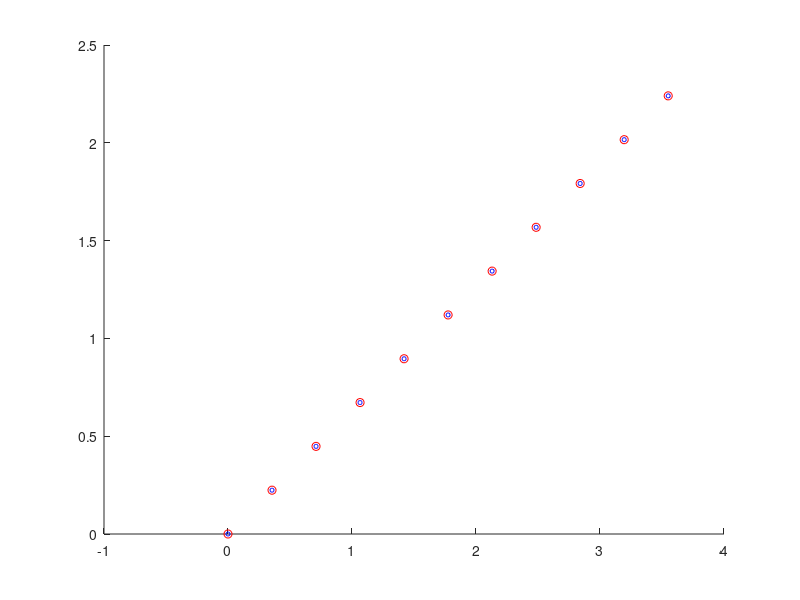
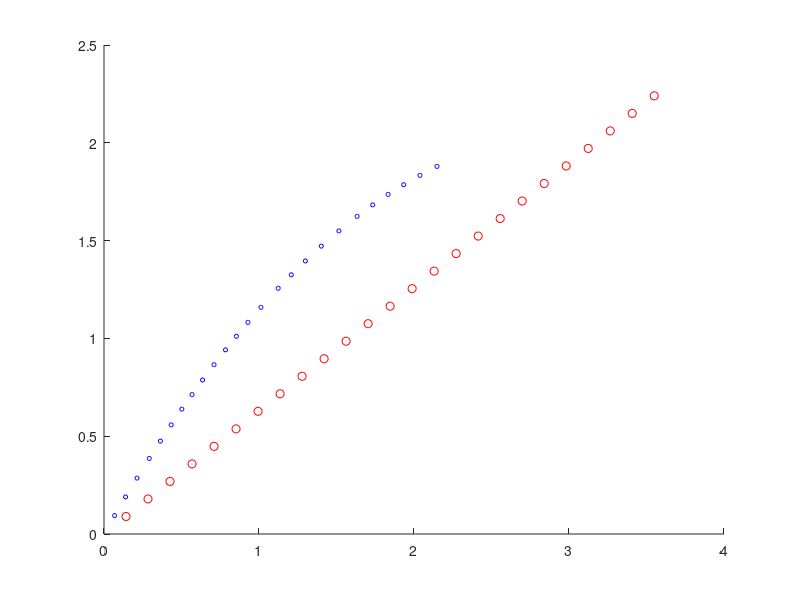

MATLAB code to generate these figures, in order:
clc;
clear;
close all;

M = [[314.63, 100];[100, 826.63]];
%M = eye(2);
y = [3.55; 2.24];
d = @(x) sqrt(dot(M*x,x));

%Barycentric Interpolation
cost = @(r, x) (d(x) - r*d(y))^2 + (d(y - x) - (1 - r)*d(y))^2;
cost = @(r, x)  r * d(x)/d(y) * d(x) + (1 - r)  * d(y - x)/d(y) * d(y - x);
figure
hold on
for r = 0.0:0.1:1.0
    h = @(x) cost(r, x);
    [res,c] = fminunc(h,[0;1]);
    %v = d(res) + d(y - res)
     c;
    plot(res(1), res(2),'o','color', 'blue','markersize',3);
    res2 = y*r;
    plot(res2(1), res2(2),'o','color', 'red');
    v = d(res2) + d(y - res2);
end
%projecao
%Na verdade, eu preciso adicionar na funcao de custo a propria restricao de
%x pertencer a reta. Isso pode ser feito pelo metodo da penalidade. 
%ref: https://gowerrobert.github.io/pdf/reports/GowerR_Painful_PCG_projections.pdf
proj_cost_real = @(x, p) d(p - x) + d(y - x);
proj_cost = @(x, p) d(p - x)^2 + d(y - x)^2; %adicionar restricao
p = [1;1];
h = @(x) proj_cost(x, p);
[res,c] = fminunc(h,[1;1]);
res;
proj = dot(p,y/norm(y)) * y/norm(y);

%gradient flow -> a way to obtain a geosedic when we only have a metric
figure 
hold on
cost = @(x, grad) d((x + grad/norm(grad)) - y)^2; % teria que adicionar uma restricao de d ser unitario ou fazer direto no S2
x = [0;0];
n = 25;
for i = 1:n
    h = @(grad) cost(x, grad);
    [res,c] = fminunc(h,[0;1]);
    x = x + (0.1)*res;
    plot(i/n * y(1), i/n * y(2),'o','color', 'red');
    plot(x(1), x(2),'o','color', 'blue','markersize',3);
end
keyboard